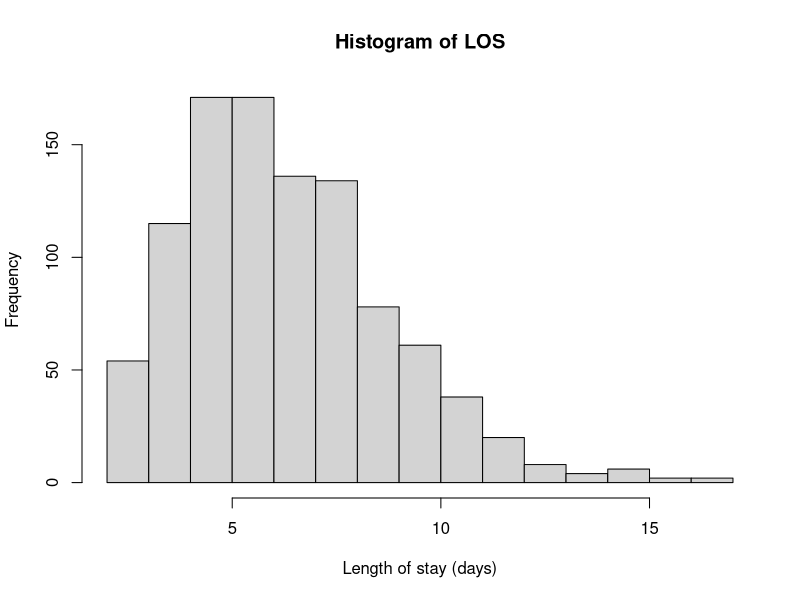
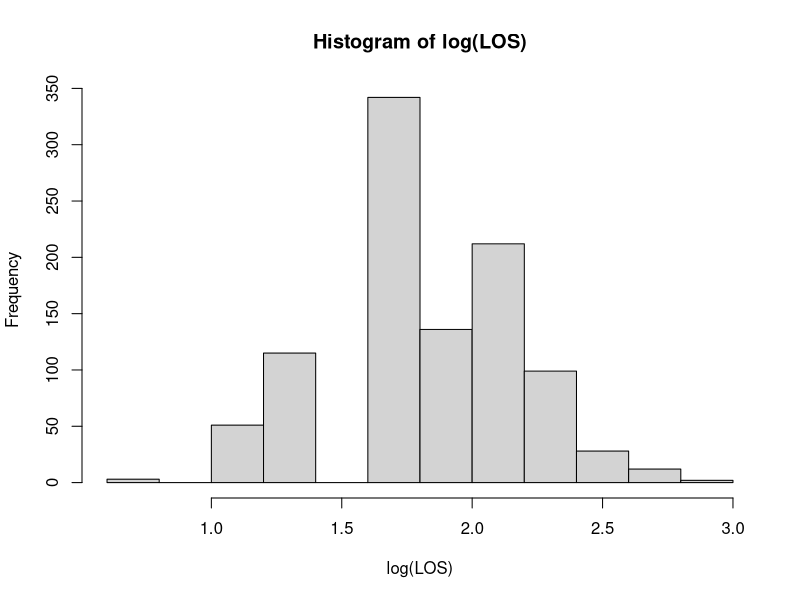
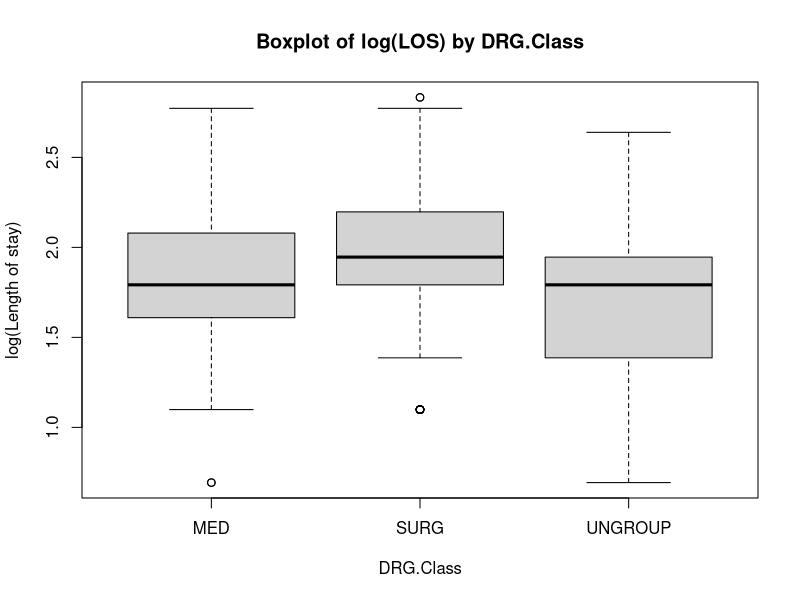
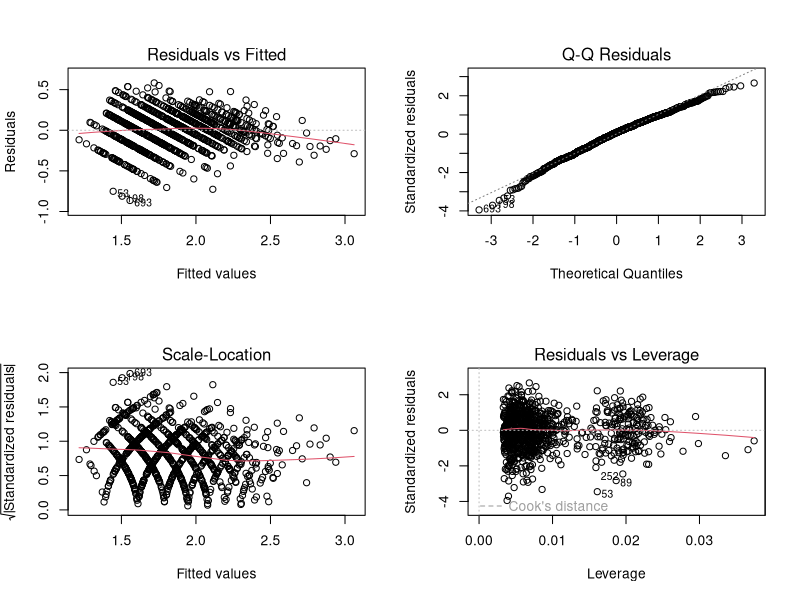
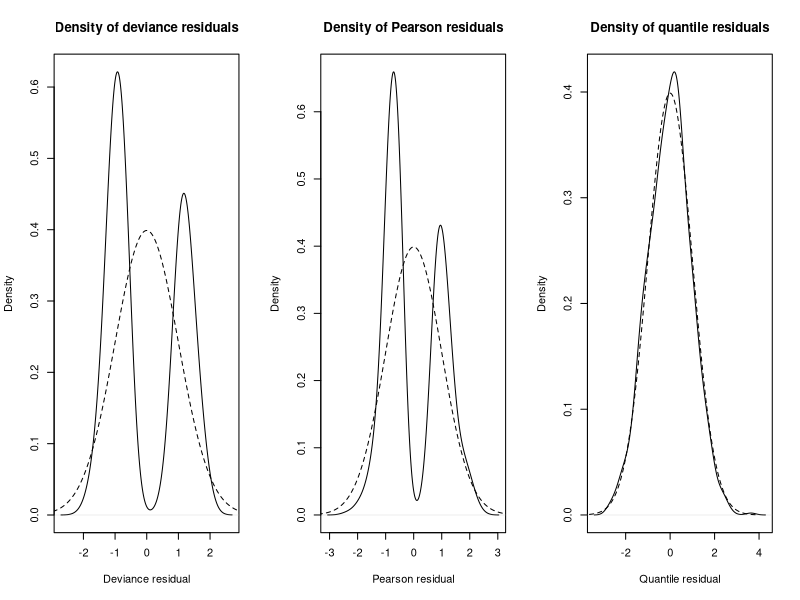
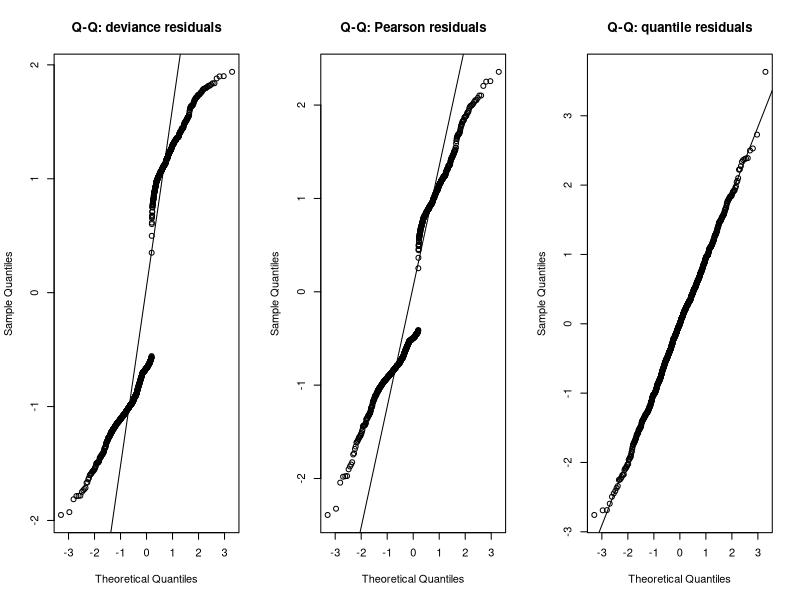
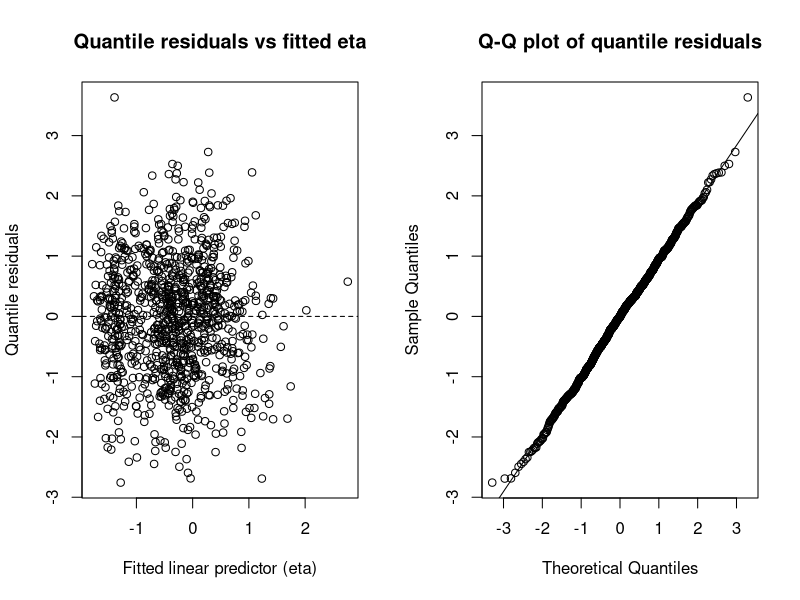

Recreate these plots in R, in order.
## Task 1.1: Histogram and transformation for LOS

# Read data
readmission <- read.csv("readmission.csv")

# Histogram of the original LOS
hist(readmission$LOS,
     breaks = 15,
     main = "Histogram of LOS",
     xlab  = "Length of stay (days)")

# Define transformed variable: log(LOS)
readmission$log_LOS <- log(readmission$LOS)

# Histogram of transformed LOS
hist(readmission$log_LOS,
     breaks = 15,
     main = "Histogram of log(LOS)",
     xlab  = "log(LOS)")


## Task 1.2: Plot transformed LOS by a categorical predictor

# Use DRG.Class as the categorical predictor and draw boxplots
boxplot(log_LOS ~ DRG.Class,
        data = readmission,
        main = "Boxplot of log(LOS) by DRG.Class",
        xlab = "DRG.Class",
        ylab = "log(Length of stay)")

# Group means of log(LOS) by DRG.Class
tapply(readmission$log_LOS, readmission$DRG.Class, mean)


## Task 2.1: Baseline multiple linear regression model m0

# Fit baseline model: log_LOS as response, others as predictors
m0 <- lm(log_LOS ~ Age + ER + HCC.Riskscore +
           Gender + Race + DRG.Class + DRG.Complication,
         data = readmission)

# Model summary
summary(m0)


## Task 2.2: Reduced model based on 5% significance level

# Based on summary(m0), remove ER, Gender, Race
m_red <- lm(log_LOS ~ Age + HCC.Riskscore +
              DRG.Class + DRG.Complication,
            data = readmission)

# Summary of reduced model
summary(m_red)

# Compare the two models (nested F-test)
anova(m_red, m0)


## Task 2.3: Diagnostic plots for the reduced model m_red

# Standard diagnostic plots
par(mfrow = c(2, 2))
plot(m_red)
par(mfrow = c(1, 1))


## Task 2.4: Detect unusual observations for m_red

# Reduced model m_red:
# m_red <- lm(log_LOS ~ Age + HCC.Riskscore +
#                        DRG.Class + DRG.Complication,
#             data = readmission)

## 1. Standardised residuals
r_std <- rstandard(m_red)

## 2. Leverage (hat values)
h <- hatvalues(m_red)

## 3. Cook's distance
cook <- cooks.distance(m_red)

## 4. Average leverage hbar = (p + 1) / n
hbar <- mean(h)

## 5. Sample size n and number of predictors p (excluding intercept)
n <- nobs(m_red)                   # or n <- length(r_std)
p <- length(coef(m_red)) - 1       # number of coefficients minus intercept

## 6. Benchmarks

# (a) Outliers: |standardised residual| > 3
out_idx <- which(abs(r_std) > 3)

# (b) High leverage: h_i > 4 * hbar
lev_threshold <- 4 * hbar
lev_idx <- which(h > lev_threshold)

# (c) Influential points: Cook's D > 4 / (n - p - 1) (lecture rule)
cook_threshold <- 4 / (n - p - 1)
inf_idx <- which(cook > cook_threshold)

## 7. Inspect results
out_idx      # indices of outliers
lev_idx      # indices of high leverage points
inf_idx      # indices of influential points

# View corresponding observations
readmission[out_idx, ]
readmission[lev_idx, ]
readmission[inf_idx, ]


## Task 2.5: Assess multicollinearity for m_red using VIF

# Need car package for VIF

library(car)

vif(m_red)


## Task 2.6: Stepwise selection from the baseline model m0

# Stepwise selection using AIC (both directions)
m_sel <- step(m0,
              direction = "both",  # can also be "backward"
              k = 2)               # k = 2 corresponds to AIC

# Summary of selected model
summary(m_sel)

# Compare with reduced model m_red from Task 2.2
summary(m_red)

AIC(m0, m_red, m_sel)



## Part B – Task 3.1: Baseline logistic GLM for readmission

# Proportion of readmissions
prop.table(table(readmission$Readmission.Status))

# Fit baseline logistic regression model g0
g0 <- glm(Readmission.Status ~ Age + ER + HCC.Riskscore +
            Gender + Race + DRG.Class + DRG.Complication,
          family = binomial(link = "logit"),
          data   = readmission)

# Model summary
summary(g0)


## Part B – Task 3.2: Reduced logistic model based on 10% level

# From summary(g0), variables not significant at 10%:
# Age, Gender, Race
# Remove them and fit reduced model drop_g
drop_g <- glm(Readmission.Status ~ ER + HCC.Riskscore +
                DRG.Class + DRG.Complication,
              family = binomial(link = "logit"),
              data   = readmission)

# Summary of reduced model
summary(drop_g)

# Likelihood ratio test comparing drop_g and g0 (nested models)
anova(drop_g, g0, test = "Chisq")

# Compare AIC
AIC(g0, drop_g)


## Task 3.3: Residual diagnostics for the logistic GLM

# (Model drop_g already fitted in Task 3.2)

## Task 3.3: Compare residual types and choose one for diagnostics

# (Model drop_g already available)
# drop_g <- glm(Readmission.Status ~ ER + HCC.Riskscore +
#                                    DRG.Class + DRG.Complication,
#               family = binomial(link = "logit"),
#               data   = readmission)

# statmod package is needed for quantile residuals
library(statmod)

## 1. Compute three types of residuals
dev_res   <- residuals(drop_g, type = "deviance")
pear_res  <- residuals(drop_g, type = "pearson")
q_res     <- qresid(drop_g)   # quantile residuals (as in the handout)

## 2. Compare densities with N(0,1)

# Grid for standard normal density
x_grid <- seq(-4, 4, length = 200)
dnorm_grid <- dnorm(x_grid)

par(mfrow = c(1, 3))

# (a) Deviance residuals
plot(density(dev_res),
     main = "Density of deviance residuals",
     xlab = "Deviance residual")
lines(x_grid, dnorm_grid, lty = 2)  # dashed: standard normal density

# (b) Pearson residuals
plot(density(pear_res),
     main = "Density of Pearson residuals",
     xlab = "Pearson residual")
lines(x_grid, dnorm_grid, lty = 2)

# (c) Quantile residuals
plot(density(q_res),
     main = "Density of quantile residuals",
     xlab = "Quantile residual")
lines(x_grid, dnorm_grid, lty = 2)

par(mfrow = c(1, 1))

## 3. Q–Q plots of the three residual types

par(mfrow = c(1, 3))

qqnorm(dev_res,  main = "Q-Q: deviance residuals")
qqline(dev_res)

qqnorm(pear_res, main = "Q-Q: Pearson residuals")
qqline(pear_res)

qqnorm(q_res,    main = "Q-Q: quantile residuals")
qqline(q_res)

par(mfrow = c(1, 1))

# Fitted linear predictor eta = logit(p_hat)
eta_hat <- predict(drop_g, type = "link")

par(mfrow = c(1, 2))

# (a) Quantile residuals vs linear predictor
plot(eta_hat, q_res,
     xlab = "Fitted linear predictor (eta)",
     ylab = "Quantile residuals",
     main = "Quantile residuals vs fitted eta")
abline(h = 0, lty = 2)

# (b) Q–Q plot of quantile residuals
qqnorm(q_res, main = "Q-Q plot of quantile residuals")
qqline(q_res)

par(mfrow = c(1, 1))


## Task 3.4: Detect outliers (|standardised deviance residual| > 2.5)
##          and refit final model fin_g

# Reduced logistic model from Task 3.2:
# drop_g <- glm(Readmission.Status ~ ER + HCC.Riskscore +
#                                    DRG.Class + DRG.Complication,
#               family = binomial(link = "logit"),
#               data   = readmission)

## 1. Compute standardised deviance residuals
r_std_dev <- rstandard(drop_g, type = "deviance")   # as in the handout

## 2. Use benchmark |r_i| > 2.5 to flag outliers
cutoff  <- 2.5
out_idx <- which(abs(r_std_dev) > cutoff)

# Number and indices of outliers
length(out_idx)          # number of outliers
out_idx                  # row indices
readmission[out_idx, ]   # optional: inspect these observations

## 3. Remove outliers to obtain reduced dataset
if (length(out_idx) == 0) {
  # No observation exceeds 2.5: use original data
  readmission_clean <- readmission
} else {
  readmission_clean <- readmission[-out_idx, ]
}

nrow(readmission_clean)  # sample size after deletion

## 4. Refit the same logistic model on the reduced dataset to obtain fin_g
fin_g <- glm(Readmission.Status ~ ER + HCC.Riskscore +
               DRG.Class + DRG.Complication,
             family = binomial(link = "logit"),
             data   = readmission_clean)

summary(fin_g)

## 5. Compare fin_g with original model drop_g
AIC(drop_g, fin_g)
anova(drop_g, fin_g, test = "Chisq")


## Part B – Task 3.5: Predictive probability for a new patient

# Inspect factor levels in the final model (for constructing newdata)
fin_g$xlevels

# Construct a new patient:
# ER = 2, HCC.Riskscore = 1.5,
# DRG.Class = second level (e.g. "SURG"),
# DRG.Complication = fourth level (e.g. "SurgMCC.CC")
new_patient <- data.frame(
  ER            = 2,
  HCC.Riskscore = 1.5,
  DRG.Class     = factor(fin_g$xlevels$`DRG.Class`[2],
                         levels = fin_g$xlevels$`DRG.Class`),
  DRG.Complication = factor(fin_g$xlevels$`DRG.Complication`[4],
                            levels = fin_g$xlevels$`DRG.Complication`)
)

new_patient

# Use final model fin_g to predict readmission probability
pred_prob <- predict(fin_g, newdata = new_patient, type = "response")
pred_prob


